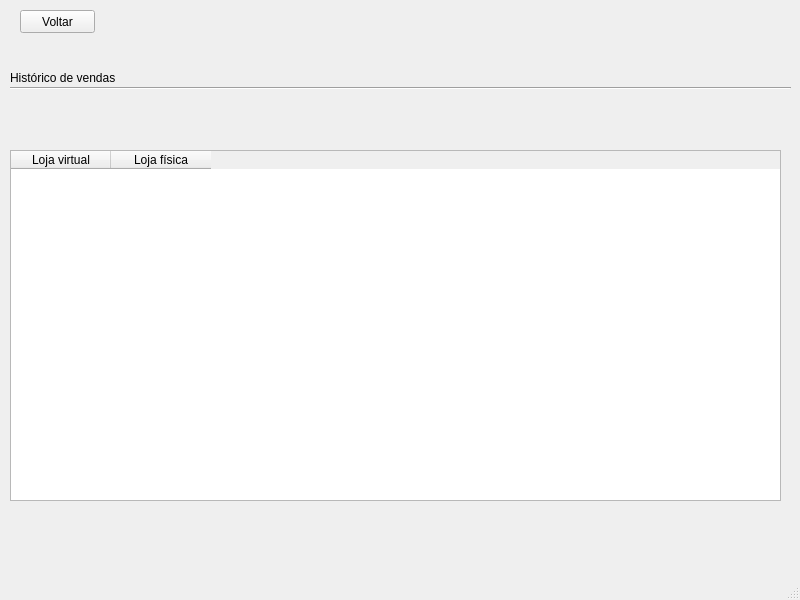
<?xml version="1.0" encoding="UTF-8"?>
<ui version="4.0">
 <class>MainWindow</class>
 <widget class="QMainWindow" name="MainWindow">
  <property name="geometry">
   <rect>
    <x>0</x>
    <y>0</y>
    <width>800</width>
    <height>600</height>
   </rect>
  </property>
  <property name="windowTitle">
   <string>MainWindow</string>
  </property>
  <widget class="QWidget" name="centralwidget">
   <widget class="QTableWidget" name="tableWidget">
    <property name="geometry">
     <rect>
      <x>10</x>
      <y>150</y>
      <width>771</width>
      <height>351</height>
     </rect>
    </property>
    <column>
     <property name="text">
      <string>Loja virtual</string>
     </property>
    </column>
    <column>
     <property name="text">
      <string>Loja física</string>
     </property>
    </column>
   </widget>
   <widget class="Line" name="line">
    <property name="geometry">
     <rect>
      <x>10</x>
      <y>80</y>
      <width>781</width>
      <height>16</height>
     </rect>
    </property>
    <property name="orientation">
     <enum>Qt::Horizontal</enum>
    </property>
   </widget>
   <widget class="QLabel" name="label">
    <property name="geometry">
     <rect>
      <x>10</x>
      <y>70</y>
      <width>171</width>
      <height>16</height>
     </rect>
    </property>
    <property name="styleSheet">
     <string notr="true">font: 12pt &quot;Arial&quot;;</string>
    </property>
    <property name="text">
     <string>Histórico de vendas </string>
    </property>
   </widget>
   <widget class="QPushButton" name="pushButton">
    <property name="geometry">
     <rect>
      <x>20</x>
      <y>10</y>
      <width>75</width>
      <height>23</height>
     </rect>
    </property>
    <property name="styleSheet">
     <string notr="true">font: 12pt &quot;Arial&quot;;</string>
    </property>
    <property name="text">
     <string>Voltar</string>
    </property>
   </widget>
  </widget>
  <widget class="QMenuBar" name="menubar">
   <property name="geometry">
    <rect>
     <x>0</x>
     <y>0</y>
     <width>800</width>
     <height>21</height>
    </rect>
   </property>
  </widget>
  <widget class="QStatusBar" name="statusbar"/>
 </widget>
 <resources/>
 <connections/>
</ui>
